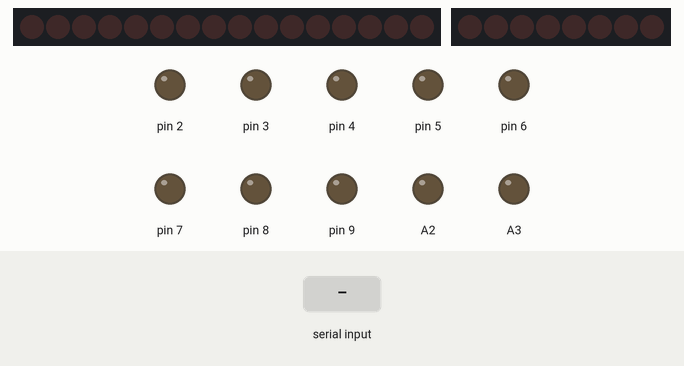
Bench run of a sketch on a simulated Arduino Uno, built with avr-gcc and run on an emulated ATmega328P. Shown: 16 shift-register outputs drawn as a row of LEDs (first output left, lit = HIGH), 8 shift-register outputs drawn as a row of LEDs (first output left, lit = HIGH), output pins drawn as LEDs (lit = HIGH). Wiring (inferred from the names in the program): 2 × shift register (74HC595): data pin 10; shift clock pin 11; latch pin 12; OE A0; shift register (74HC595): data pin 13; shift clock A1. Wiring (inferred from the signals the program sends): 2 × row of LEDs: on Q0, Q1, Q2, Q3, Q4, Q5, Q6, Q7, Q8, Q9, Q10, Q11, Q12, Q13, Q14, Q15 / on Q0, Q1, Q2, Q3, Q4, Q5, Q6, Q7. Inputs (shaded band) come from the test bench. Pins used as bus, display or sensor lines are not drawn; what the sketch prints to the serial monitor is not drawn.

Above: at 1.2 s.
1.3 s: "e90\n" received over Serial
At 2.1 s:
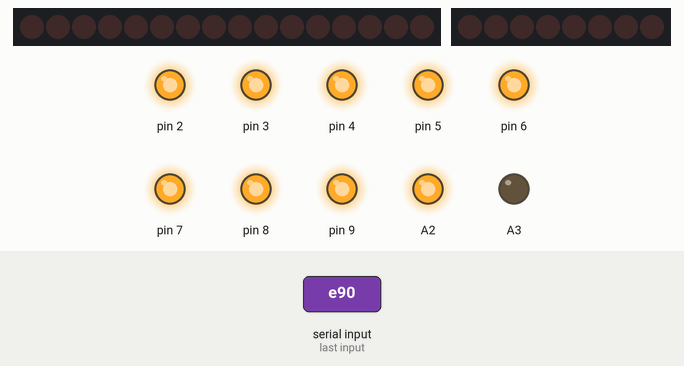
At 17.6 s:
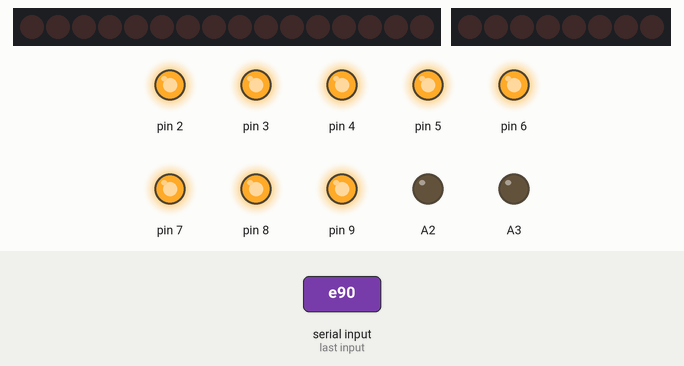
Timing chart, 0 to 19.1 s (numbered marks = the images above; inputs shaded):
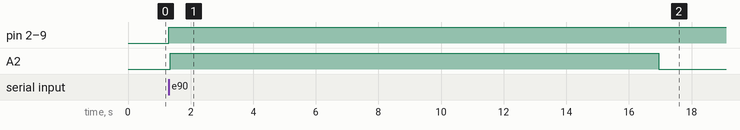

The sketch:

EEPROM_Programmer.ino
```cpp
#define SHIFT_REG_LEFT 10
#define OUT_ENABLE 13
#define LATCH_CLK 12
#define CLK 11

#define WE A1
#define OE A0

String strIn;


void setup() {
  Serial.begin(9600);
  //Shift register outputs.
  pinMode(OUT_ENABLE, OUTPUT);
  pinMode(SHIFT_REG_LEFT, OUTPUT);
  pinMode(LATCH_CLK, OUTPUT);
  pinMode(CLK, OUTPUT);
  pinMode(A3, OUTPUT);
  pinMode(A2, OUTPUT);

 // pinMode(CE, OUTPUT);
  pinMode(WE, OUTPUT);
  pinMode(OE, OUTPUT);


  Serial.println("~~ E/EPROM Programmer ~~");
  Serial.println("~~~~ Matthew Gilpin ~~~~");
  Serial.println("~~~~ Usage: r, w, e ~~~~");
 }

void setAddress(uint16_t address){
  digitalWrite(OUT_ENABLE, HIGH); //Turn off output of shift registers

  //Send the address to the registers
  shiftOut(SHIFT_REG_LEFT, CLK, LSBFIRST, address & 0x00FF);
  delayMicroseconds(100);
  shiftOut(SHIFT_REG_LEFT, CLK, LSBFIRST, (address & 0xFF00 >> 8));
  delayMicroseconds(100);

  // Enable the output
  digitalWrite(LATCH_CLK, HIGH);
  digitalWrite(OUT_ENABLE, LOW);
  delayMicroseconds(100);
  digitalWrite(LATCH_CLK, LOW);
}


byte readEPROM(uint16_t address){
  digitalWrite(A3, HIGH);
  for (int pin = 2; pin <= 9; pin++){
    pinMode(pin, INPUT);
    }

  delay(1);
  // digitalWrite(CE, LOW);
  digitalWrite(OE, LOW);
  digitalWrite(WE, HIGH);

  setAddress(address);
  delay(1);

  byte data = 0;
  for (int pin = 9; pin >= 2; pin--){
    data = (data << 1) + digitalRead(pin);
    }

  delay(2);

  //digitalWrite(CE, HIGH);
  digitalWrite(OE, HIGH);

  digitalWrite(A3, LOW);
  return data;
  }

void writeEPROM(uint16_t address, uint8_t dataToWrite){
  digitalWrite(A2, HIGH);
  for (int pin = 2; pin <= 9; pin++){
    pinMode(pin, OUTPUT);
    }

  digitalWrite(WE, HIGH);
  //digitalWrite(CE, HIGH);
  digitalWrite(OE, HIGH);
  delayMicroseconds(10);


  setAddress(address);
  delay(5);
  //digitalWrite(CE, LOW);
  //delay(1);


  for (int pin = 9; pin >= 2; pin--){
    digitalWrite(pin, dataToWrite & (1 << (pin - 2)));
    }

  delay(2);


  digitalWrite(WE, LOW);
  delayMicroseconds(1);
  digitalWrite(WE, HIGH);
  //digitalWrite(CE, HIGH);
  digitalWrite(A2, LOW);
 }

void writeData(){

  Serial.println("~~ E/EPROM Writer ~~");
  Serial.println("~~ Matthew Gilpin ~~");

  writeEPROM(0, 0x00);
  writeEPROM(1, 0x01);
  writeEPROM(2, 0x02);
  writeEPROM(3, 0x03);
  Serial.println("~~ Finished ~~");
  }

void readData() {
  // put your setup code here, to run once:

  Serial.println("~~ E/EPROM Reader ~~");
  Serial.println("~~ Matthew Gilpin ~~");

  delay(100);
  Serial.println("~~ Reading EEPROM ~~");
  Serial.println("Addr | 00|01|02|03|04|05|06|07");
  Serial.println("------------------------------");


  byte value[8];
  for(int i=0; i < 32; i++){
    for(int j=0; j < 8; j++){
      value[j] = readEPROM(i+j);
      }
    char buff[80];
    sprintf(buff, "%03d  | %02x %02x %02x %02x %02x %02x %02x %02x", i*8, value[0], value[1], value[2], value[3], value[4], value[5], value[6], value[7]);
    Serial.println(buff);

    }

}

void printContents() {
  for (int base = 0; base <= 255; base += 16) {
    byte data[16];
    for (int offset = 0; offset <= 15; offset += 1) {
      data[offset] = readEPROM(base + offset);
    }

    char buf[80];
    sprintf(buf, "%03x:  %02x %02x %02x %02x %02x %02x %02x %02x   %02x %02x %02x %02x %02x %02x %02x %02x",
            base, data[0], data[1], data[2], data[3], data[4], data[5], data[6], data[7],
            data[8], data[9], data[10], data[11], data[12], data[13], data[14], data[15]);

    Serial.println(buf);
  }
}

void eraseEEPROM() {
   Serial.print("Erasing EEPROM");
  for (int address = 0; address <= 2047; address += 1) {
    writeEPROM(address, 0xff);

    if (address % 64 == 0) {
      Serial.print(".");
    }
  }
  }

void askToWriteData(){
  String dIn;
  Serial.println("Enter number followed by space");
  Serial.println("Please enter the data first: ");
  while (1) {
    if (Serial.available() > 0) {
      char incomingData = Serial.read();
      dIn += incomingData;
      if (incomingData == ' '){
        break;
        }
      }
    }
  int dataToSave = dIn.toInt();
  dIn = "";
  Serial.println("Please enter the address to store the data: ");
  while (1) {
    if (Serial.available() > 0) {
      char incomingAddr = Serial.read();
      dIn += incomingAddr;
      if (incomingAddr == ' '){
        break;
        }
      }
    }
  uint16_t address = (uint16_t)dIn.toInt();
  writeEPROM(address, dataToSave);

  Serial.println("Write Complete");
  }

void loop() {
  // put your main code here, to run repeatedly:

  if (Serial.available() > 0) {
    // read the incoming byte:
    char incomingByte = Serial.read();
    strIn += incomingByte;
    if (incomingByte == 'e'){
      Serial.println("Erasing Contents");
      eraseEEPROM();
      Serial.println("~~~~ Usage: r, w, e ~~~~");
    } else if (incomingByte == 'r') {
      Serial.println("Reading Contents");
      printContents();
      Serial.println("~~~~ Usage: r, w, e ~~~~");
    } else if (incomingByte == 'w') {
      Serial.println("Entering Write mode");
      askToWriteData();
      Serial.println("~~~~ Usage: r, w, e ~~~~");
    }

    strIn = ""; // Clear recieved buffer

  }
}
```

Measured:
- after the input at 1.3 s, pin 2–9: LOW → HIGH at once; A2: LOW → HIGH after 0.06 s, → LOW 15.6 s later
